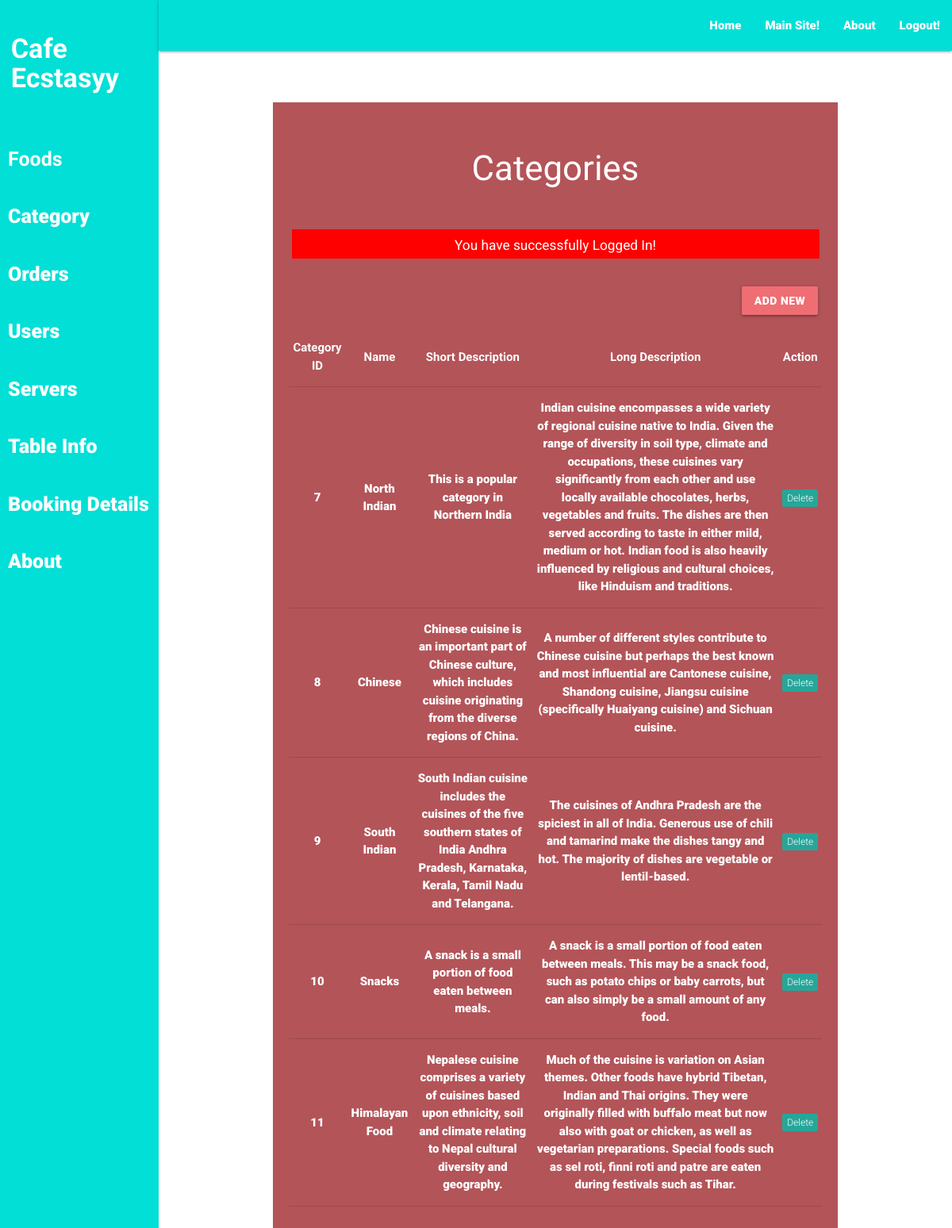
The app's page /admin/category-list.php (signed in) with its own data.
### tables this page shows
CREATE TABLE `categories` (
  `id` int(11) NOT NULL,
  `name` varchar(250) NOT NULL,
  `short_desc` varchar(250) NOT NULL,
  `long_desc` varchar(500) NOT NULL
);

### admin/category-list.php (the view, shortened to what this page needs)
<?php require('layout/header.php'); ?>
<?php require('layout/left-sidebar-long.php'); ?>
<?php require('layout/topnav.php'); ?>
<?php require('layout/left-sidebar-short.php'); ?>
<?php
require('../backends/connection-pdo.php');
$sql = 'SELECT * FROM categories';
$query  = $pdoconn->prepare($sql);
$query->execute();
$arr_all = $query->fetchAll(PDO::FETCH_ASSOC);
?>
<div class="section white-text" style="background: #B35458;">
	<div class="section">
		<h3>Categories</h3>
	</div>
  <?php
    if (isset($_SESSION['msg'])) {
        echo '<div class="section center" style="margin: 5px 35px;"><div class="row" style="background: red; color: white;">
        <div class="col s12">
            <h6>'.$_SESSION['msg'].'</h6>
            </div>
        </div></div>';
    }
    ?>
	<div class="section right" style="padding: 15px 25px;">
		<a href="category-add.php" class="waves-effect waves-light btn">Add New</a>
	</div>
	<div class="section center" style="padding: 20px;">
		<table class="centered responsive-table">
        <thead>
          <tr>
              <th>Category ID</th>
              <th>Name</th>
              <th>Short Description</th>
              <th>Long Description</th>
              <th>Action</th>
          </tr>
        </thead>
        <tbody>
          <?php
            foreach ($arr_all as $key) {
          ?>
          <tr>
            <td><?php echo $key['id']; ?></td>
            <td><?php echo $key['name']; ?></td>
            <td><?php echo $key['short_desc']; ?></td>
            <td><?php echo $key['long_desc']; ?></td>
            <td><a href="../backends/admin/cat-delete.php?id=<?php echo $key['id']; ?>"><span class="new badge" data-badge-caption="">Delete</span></a></td>
          </tr>
          <?php } ?>
        </tbody>
      </table>
	</div>
</div>
<?php require('layout/footer.php'); ?>

### css/form-style.css (style rules this page uses)
body { font-family: "Roboto", sans-serif; -webkit-font-smoothing: antialiased; -moz-osx-font-smoothing: grayscale; }
.btn, .btn:active, .btn:hover { background: #ee6e73 !important; width: 100%; }
.row { margin-bottom: 0 !important; }
.col { padding: 0 !important; }

### records on screen
categories: id "7", name "North Indian", short_desc "This is a popular category in Northern India", long_desc "Indian cuisine encompasses a wide variety of regional cuisine native to India. Given the range of diversity in soil type, climate and occupations, these cuisines vary significantly from each other and use locally available chocolates, herbs, vegetables and fruits. The dishes are then served according to taste in either mild, medium or hot. Indian food is also heavily influenced by religious and cultural choices, like Hinduism and traditions."
categories: id "8", name "Chinese", short_desc "Chinese cuisine is an important part of Chinese culture, which includes cuisine originating from the diverse regions of China.", long_desc "A number of different styles contribute to Chinese cuisine but perhaps the best known and most influential are Cantonese cuisine, Shandong cuisine, Jiangsu cuisine (specifically Huaiyang cuisine) and Sichuan cuisine."
categories: id "9", name "South Indian", short_desc "South Indian cuisine includes the cuisines of the five southern states of India Andhra Pradesh, Karnataka, Kerala, Tamil Nadu and Telangana.", long_desc "The cuisines of Andhra Pradesh are the spiciest in all of India. Generous use of chili and tamarind make the dishes tangy and hot. The majority of dishes are vegetable or lentil-based."
categories: id "10", name "Snacks", short_desc "A snack is a small portion of food eaten between meals.", long_desc "A snack is a small portion of food eaten between meals. This may be a snack food, such as potato chips or baby carrots, but can also simply be a small amount of any food."
categories: id "11", name "Himalayan Food", short_desc "Nepalese cuisine comprises a variety of cuisines based upon ethnicity, soil and climate relating to Nepal cultural diversity and geography.", long_desc "Much of the cuisine is variation on Asian themes. Other foods have hybrid Tibetan, Indian and Thai origins. They were originally filled with buffalo meat but now also with goat or chicken, as well as vegetarian preparations. Special foods such as sel roti, finni roti and patre are eaten during festivals such as Tihar."

### other values on screen
$_SESSION['msg'] "You have successfully Logged In!"
